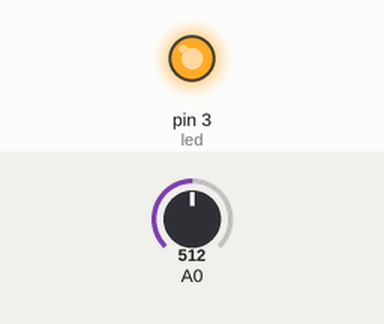
The sketch below on a simulated Arduino Uno, built with avr-gcc and run on an emulated ATmega328P. Parts: output pins drawn as LEDs (lit = HIGH). The test bench sets the inputs (shaded band); at power-on: A0 = 512.

Above: at 1.2 s.
1.3 s: A0 set to 110
2.8 s: A0 set to 96
At 4.0 s:
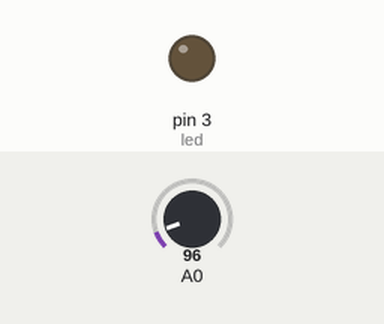
4.3 s: A0 set to 122
At 5.5 s:
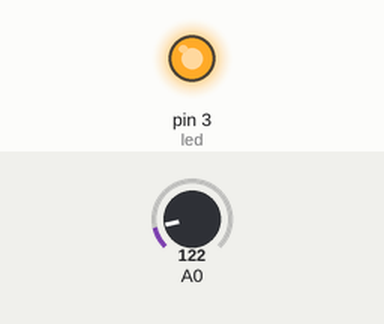
5.8 s: A0 set to 0
At 6.7 s:
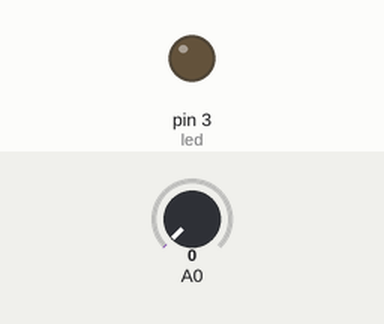
Timing chart, 0 to 8.3 s (numbered marks = the images above; inputs shaded):
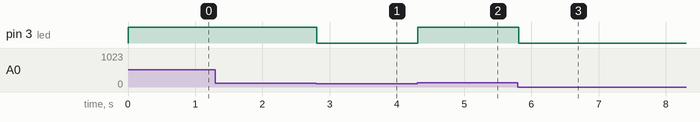

Measured:
- the behaviour switches between 104 and 103 on A0 (found by bisection; images 0 and 1)
- after the input at 1.3 s, every drawn part: stays the same
- after the input at 2.8 s, pin 3 (led): HIGH → LOW at once
- after the input at 4.3 s, pin 3 (led): LOW → HIGH at once
- after the input at 5.8 s, pin 3 (led): HIGH → LOW at once

The sketch:

Nhaylen_nhietdo.ino
```cpp
int led = 3;

void setup() {
  pinMode(led, OUTPUT);
}

void loop() {
  int reading = analogRead(A0);
  int temp = map(reading,  20, 358, -40, 125);//

  if(temp>0){
  	digitalWrite(led, HIGH);
  }
  else {
  	digitalWrite(led, LOW);
  }
  delay(100);
}
```
